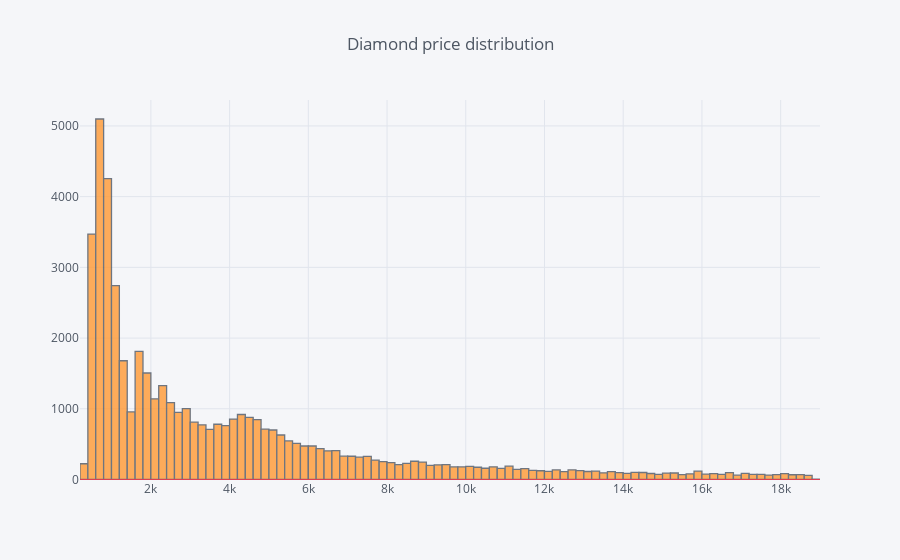

Write notebook code for a chart like this one.
### Code cell
Train.price.iplot(kind='hist', title = 'Diamond price distribution', hline=(0))

### Figure 1 — Plotly figure (JSON) as saved in the notebook; plotly's stock layout.template omitted (floating-point values rounded to 4 significant figures; data arrays with more than 128 entries replaced by an {"elided": "..."} marker saying what was removed)
{"data": [{"histfunc": "count", "histnorm": "", "marker": {"color": "rgba(255, 153, 51, 1.0)", "line": {"color": "#4D5663", "width": 1.3}}, "name": "price", "opacity": 0.8, "orientation": "v", "type": "histogram", "x": {"elided": "48546 int values"}}], "layout": {"autosize": true, "barmode": "overlay", "legend": {"bgcolor": "#F5F6F9", "font": {"color": "#4D5663"}}, "paper_bgcolor": "#F5F6F9", "plot_bgcolor": "#F5F6F9", "shapes": [{"line": {"color": "#db4052", "dash": "solid", "width": 1}, "type": "line", "x0": 0, "x1": 1, "xref": "paper", "y0": 0, "y1": 0, "yref": "y"}], "title": {"font": {"color": "#4D5663"}, "text": "Diamond price distribution"}, "xaxis": {"autorange": true, "gridcolor": "#E1E5ED", "range": [199.5, 19000.0], "showgrid": true, "tickfont": {"color": "#4D5663"}, "title": {"font": {"color": "#4D5663"}, "text": ""}, "type": "linear", "zerolinecolor": "#E1E5ED"}, "yaxis": {"autorange": true, "gridcolor": "#E1E5ED", "range": [-14.95, 5367.0], "showgrid": true, "tickfont": {"color": "#4D5663"}, "title": {"font": {"color": "#4D5663"}, "text": ""}, "zerolinecolor": "#E1E5ED"}}}
